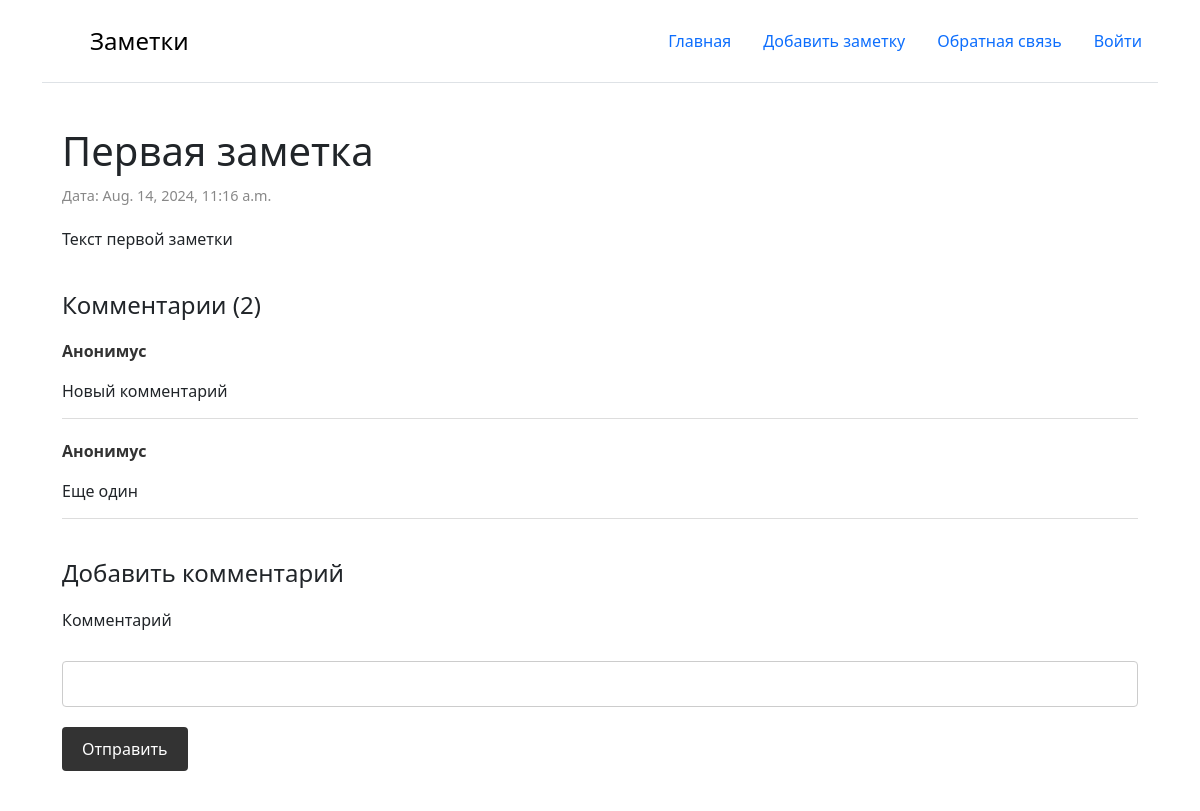
Page /1 on the earlier database version.
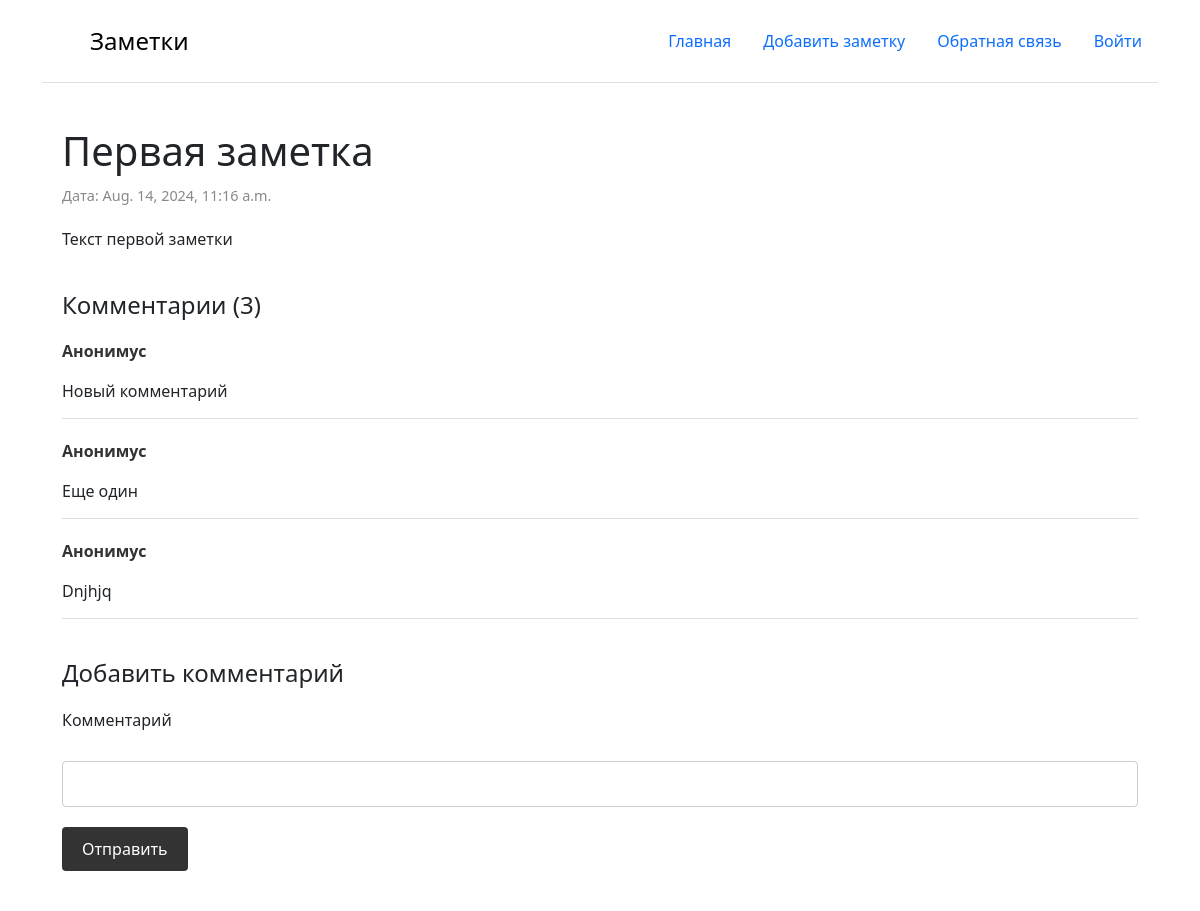
Same page on the later database version.
### core/models.py (models this page shows, shortened)
class PostComment(models.Model):
    text = models.TextField(max_length=1000)
    post = models.ForeignKey(Post,
                             on_delete=models.CASCADE,
                             related_name='post_comments')
    class Meta:
        verbose_name = 'Комментарий'
        verbose_name_plural = 'Комментарии'

### core/views.py (the view, shortened to what this page needs)
# urls.py: path('<int:post_id>', post_detail, name='post_detail'),
def post_detail(request, post_id):
    comment_add_form = CommentAddForm()
    post= Post.objects.get(id=post_id)
    comments = PostComment.objects.filter(post=post)
    context = {
        "post": post,
        'comments': comments,
        'comment_add_form': comment_add_form
    }
    return render(request, 'post_detail.html', context)

### core/forms.py
class CommentAddForm(forms.Form):
    text = forms.CharField(max_length=1000, label='Текст')

### templates/post_detail.html (shortened to what this page needs)
{% extends 'base.html' %}
{% block content %}
<div class="container-post">
    <article class="post-content">
        <h1>{{ post.title }}</h1>
        <p class="post-date">Дата: {{ post.created_data }}</p>
        <p>{{ post.text }}</p>
        </article>
    <div class="comments-section">
        <h4>Комментарии ({{comments|length}})</h4>
        {% for comment in comments %}
        <div class="comment">
            <p class="comment-author">Анонимус</p>
            <p class="comment-text">{{ comment.text }}</p>
        </div>
        {% endfor %}
    </div>
    <div class="comment-form">
        <h4>Добавить комментарий</h4>
        <form action="{% url 'post_detail' post.id %}" method="post">
            <label for="{{ comment_add_form.text.id_for_label }}">Комментарий</label><br>
            {{ comment_add_form.text }}
            {{ comment_add_form.text.errors }}<br>
            <button type="submit">Отправить</button>
        </form>
    </div>
</div>
{% endblock %}

Differences in the rows shown:
added PostComment: text "Dnjhjq"
Other differences:
{{ comments|length }}: "2" → "3"
